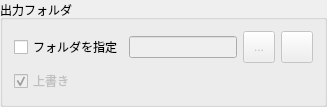
      <widget class="QGroupBox" name="groupBox_3">
       <property name="sizePolicy">
        <sizepolicy hsizetype="Preferred" vsizetype="Fixed">
         <horstretch>0</horstretch>
         <verstretch>0</verstretch>
        </sizepolicy>
       </property>
       <property name="minimumSize">
        <size>
         <width>0</width>
         <height>0</height>
        </size>
       </property>
       <property name="maximumSize">
        <size>
         <width>16777215</width>
         <height>100</height>
        </size>
       </property>
       <property name="font">
        <font>
         <family>Yu Gothic UI</family>
        </font>
       </property>
       <property name="styleSheet">
        <string notr="true"/>
       </property>
       <property name="title">
        <string>出力フォルダ</string>
       </property>
       <layout class="QGridLayout" name="gridLayout">
        <item row="0" column="0">
         <widget class="QCheckBox" name="specific_dir_checkBox">
          <property name="text">
           <string>フォルダを指定</string>
          </property>
         </widget>
        </item>
        <item row="0" column="1">
         <widget class="QLineEdit" name="save_path_le">
          <property name="enabled">
           <bool>false</bool>
          </property>
          <property name="styleSheet">
           <string notr="true"/>
          </property>
         </widget>
        </item>
        <item row="0" column="2">
         <widget class="QToolButton" name="save_path_bt">
          <property name="enabled">
           <bool>false</bool>
          </property>
          <property name="minimumSize">
           <size>
            <width>32</width>
            <height>32</height>
           </size>
          </property>
          <property name="maximumSize">
           <size>
            <width>16777215</width>
            <height>16777215</height>
           </size>
          </property>
          <property name="baseSize">
           <size>
            <width>0</width>
            <height>32</height>
           </size>
          </property>
          <property name="styleSheet">
           <string notr="true"/>
          </property>
          <property name="text">
           <string>...</string>
          </property>
         </widget>
        </item>
        <item row="0" column="3">
         <widget class="QPushButton" name="explorer_bt">
          <property name="enabled">
           <bool>false</bool>
          </property>
          <property name="minimumSize">
           <size>
            <width>32</width>
            <height>32</height>
           </size>
          </property>
          <property name="maximumSize">
           <size>
            <width>32</width>
            <height>16777215</height>
           </size>
          </property>
          <property name="styleSheet">
           <string notr="true"/>
          </property>
          <property name="text">
           <string/>
          </property>
          <property name="iconSize">
           <size>
            <width>16</width>
            <height>16</height>
           </size>
          </property>
         </widget>
        </item>
        <item row="1" column="0">
         <widget class="QCheckBox" name="overwrite_file_checkBox">
          <property name="enabled">
           <bool>false</bool>
          </property>
          <property name="text">
           <string>上書き</string>
          </property>
          <property name="checked">
           <bool>true</bool>
          </property>
         </widget>
        </item>
       </layout>
      </widget>
